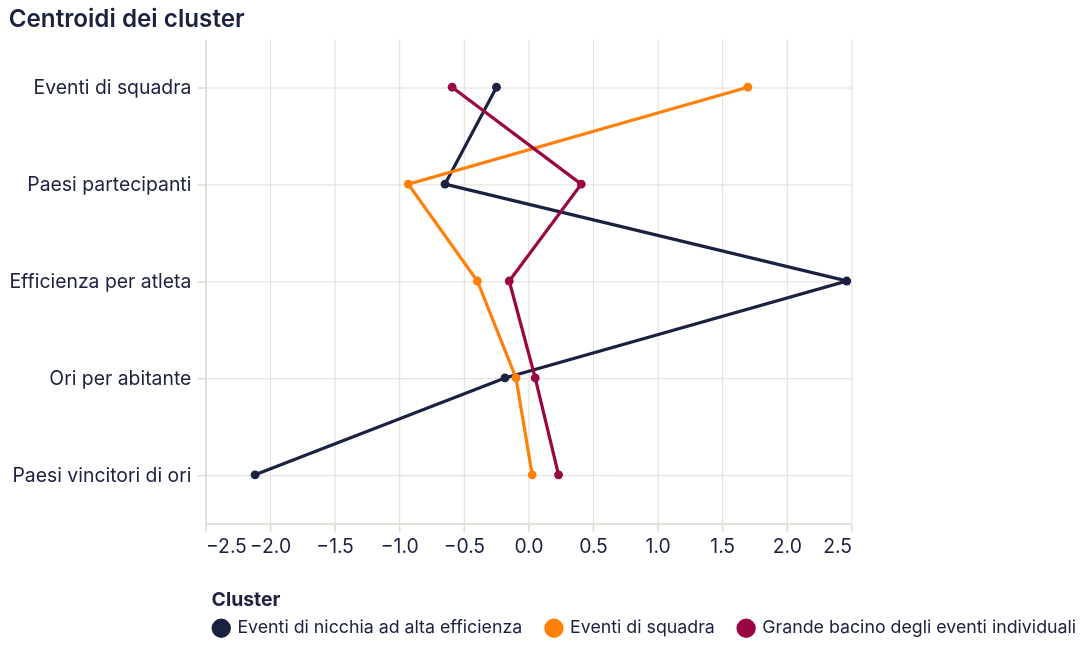

Source (Vega-Lite JSON):
### Vega-Lite specification from a JSON file in a GitHub repository (floating-point values rounded to 4 significant figures)
{"$schema": "https://vega.github.io/schema/vega-lite/v5.20.1.json", "config": {"arc": {"fill": "#1b2140"}, "area": {"fill": "#1b2140", "fillOpacity": 0.15, "line": true}, "axis": {"domainColor": "#e2ddd4", "grid": true, "gridColor": "#e2ddd4", "gridWidth": 0.6, "labelAngle": 0, "labelColor": "#1b2140", "labelFont": "Inter, system-ui, -apple-system, BlinkMacSystemFont, 'Segoe UI', Roboto, sans-serif", "labelFontSize": 12, "labelFontWeight": 400, "labelPadding": 4, "tickColor": "#e2ddd4", "tickSize": 5, "titleColor": "#1b2140", "titleFont": "Inter, system-ui, -apple-system, BlinkMacSystemFont, 'Segoe UI', Roboto, sans-serif", "titleFontSize": 12, "titleFontWeight": 600}, "axisBand": {"grid": false}, "background": "transparent", "bar": {"fill": "#1b2140"}, "legend": {"labelColor": "#1b2140", "labelFont": "Inter, system-ui, -apple-system, BlinkMacSystemFont, 'Segoe UI', Roboto, sans-serif", "labelFontSize": 11, "padding": 4, "symbolType": "circle", "titleColor": "#1b2140", "titleFont": "Inter, system-ui, -apple-system, BlinkMacSystemFont, 'Segoe UI', Roboto, sans-serif", "titleFontSize": 12}, "line": {"stroke": "#1b2140", "strokeWidth": 2}, "mark": {"color": "#1b2140"}, "path": {"stroke": "#1b2140"}, "point": {"fill": "#1b2140", "filled": true}, "range": {"category": ["#1b2140", "#ff8009", "#9a0641", "#ffe34a", "#e7b6af", "#0088b0", "#e03830"]}, "rect": {"fill": "#1b2140"}, "shape": {"stroke": "#1b2140"}, "symbol": {"fill": "#1b2140"}, "title": {"anchor": "start", "color": "#1b2140", "font": "Inter, system-ui, -apple-system, BlinkMacSystemFont, 'Segoe UI', Roboto, sans-serif", "fontSize": 15, "fontWeight": 600, "subtitleColor": "#1b2140", "subtitleFont": "Inter, system-ui, -apple-system, BlinkMacSystemFont, 'Segoe UI', Roboto, sans-serif"}, "view": {"continuousHeight": 300, "continuousWidth": 400, "fill": null, "stroke": null}}, "data": {"name": "data-1bd1aa9bd174772496727d0061f39346"}, "datasets": {"data-1bd1aa9bd174772496727d0061f39346": [{"cluster": "Eventi di nicchia ad alta efficienza", "feature": "Eventi di squadra", "valore": -0.2447}, {"cluster": "Eventi di squadra", "feature": "Eventi di squadra", "valore": 1.701}, {"cluster": "Grande bacino degli eventi individuali", "feature": "Eventi di squadra", "valore": -0.588}, {"cluster": "Eventi di nicchia ad alta efficienza", "feature": "Paesi partecipanti", "valore": -0.6432}, {"cluster": "Eventi di squadra", "feature": "Paesi partecipanti", "valore": -0.9274}, {"cluster": "Grande bacino degli eventi individuali", "feature": "Paesi partecipanti", "valore": 0.4115}, {"cluster": "Eventi di nicchia ad alta efficienza", "feature": "Efficienza per atleta", "valore": 2.466}, {"cluster": "Eventi di squadra", "feature": "Efficienza per atleta", "valore": -0.3928}, {"cluster": "Grande bacino degli eventi individuali", "feature": "Efficienza per atleta", "valore": -0.146}, {"cluster": "Eventi di nicchia ad alta efficienza", "feature": "Ori per abitante", "valore": -0.179}, {"cluster": "Eventi di squadra", "feature": "Ori per abitante", "valore": -0.09386}, {"cluster": "Grande bacino degli eventi individuali", "feature": "Ori per abitante", "valore": 0.05497}, {"cluster": "Eventi di nicchia ad alta efficienza", "feature": "Paesi vincitori di ori", "valore": -2.113}, {"cluster": "Eventi di squadra", "feature": "Paesi vincitori di ori", "valore": 0.03159}, {"cluster": "Grande bacino degli eventi individuali", "feature": "Paesi vincitori di ori", "valore": 0.2357}]}, "encoding": {"color": {"field": "cluster", "legend": {"columns": 3, "labelLimit": 300, "orient": "bottom"}, "title": "Cluster", "type": "nominal"}, "tooltip": [{"field": "cluster", "type": "nominal"}, {"field": "feature", "type": "nominal"}, {"field": "valore", "type": "quantitative"}], "x": {"field": "valore", "title": null, "type": "quantitative"}, "y": {"field": "feature", "sort": ["Eventi di squadra", "Paesi partecipanti", "Efficienza per atleta", "Ori per abitante", "Paesi vincitori di ori"], "title": null, "type": "nominal"}}, "height": 300, "mark": {"point": true, "type": "line"}, "params": [{"bind": "scales", "name": "param_7", "select": {"encodings": ["x", "y"], "type": "interval"}}], "title": "Centroidi dei cluster", "width": "container"}
